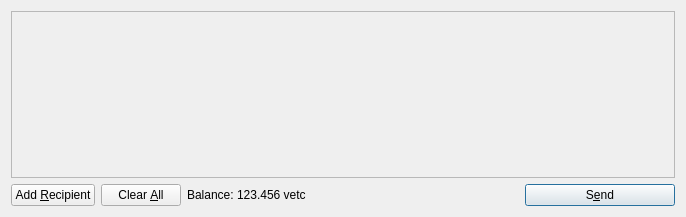
<?xml version="1.0" encoding="UTF-8"?>
<ui version="4.0">
 <class>SendCoinsDialog</class>
 <widget class="QDialog" name="SendCoinsDialog">
  <property name="geometry">
   <rect>
    <x>0</x>
    <y>0</y>
    <width>686</width>
    <height>217</height>
   </rect>
  </property>
  <property name="windowTitle">
   <string>Send Coins</string>
  </property>
  <layout class="QVBoxLayout" name="verticalLayout">
   <item>
    <widget class="QScrollArea" name="scrollArea">
     <property name="widgetResizable">
      <bool>true</bool>
     </property>
     <widget class="QWidget" name="scrollAreaWidgetContents">
      <property name="geometry">
       <rect>
        <x>0</x>
        <y>0</y>
        <width>666</width>
        <height>165</height>
       </rect>
      </property>
      <layout class="QVBoxLayout" name="verticalLayout_2">
       <property name="margin">
        <number>0</number>
       </property>
       <item>
        <layout class="QVBoxLayout" name="entries">
         <property name="spacing">
          <number>6</number>
         </property>
        </layout>
       </item>
       <item>
        <spacer name="verticalSpacer">
         <property name="orientation">
          <enum>Qt::Vertical</enum>
         </property>
         <property name="sizeHint" stdset="0">
          <size>
           <width>20</width>
           <height>40</height>
          </size>
         </property>
        </spacer>
       </item>
      </layout>
     </widget>
    </widget>
   </item>
   <item>
    <layout class="QHBoxLayout" name="horizontalLayout">
     <item>
      <widget class="QPushButton" name="addButton">
       <property name="toolTip">
        <string>Send to multiple recipients at once</string>
       </property>
       <property name="text">
        <string>Add &amp;Recipient</string>
       </property>
       <property name="icon">
        <iconset resource="../bitcoin.qrc">
         <normaloff>:/icons/add</normaloff>:/icons/add</iconset>
       </property>
       <property name="autoDefault">
        <bool>false</bool>
       </property>
      </widget>
     </item>
     <item>
      <widget class="QPushButton" name="clearButton">
       <property name="sizePolicy">
        <sizepolicy hsizetype="Minimum" vsizetype="Fixed">
         <horstretch>0</horstretch>
         <verstretch>0</verstretch>
        </sizepolicy>
       </property>
       <property name="toolTip">
        <string>Remove all transaction fields</string>
       </property>
       <property name="text">
        <string>Clear &amp;All</string>
       </property>
       <property name="icon">
        <iconset resource="../bitcoin.qrc">
         <normaloff>:/icons/remove</normaloff>:/icons/remove</iconset>
       </property>
       <property name="autoRepeatDelay">
        <number>300</number>
       </property>
       <property name="autoDefault">
        <bool>false</bool>
       </property>
      </widget>
     </item>
     <item>
      <layout class="QHBoxLayout" name="horizontalLayout_2">
       <property name="spacing">
        <number>3</number>
       </property>
       <item>
        <widget class="QLabel" name="label">
         <property name="text">
          <string>Balance:</string>
         </property>
        </widget>
       </item>
       <item>
        <widget class="QLabel" name="labelBalance">
         <property name="cursor">
          <cursorShape>IBeamCursor</cursorShape>
         </property>
         <property name="text">
          <string>123.456 vetc</string>
         </property>
         <property name="textInteractionFlags">
          <set>Qt::LinksAccessibleByMouse|Qt::TextSelectableByKeyboard|Qt::TextSelectableByMouse</set>
         </property>
        </widget>
       </item>
      </layout>
     </item>
     <item>
      <spacer name="horizontalSpacer">
       <property name="orientation">
        <enum>Qt::Horizontal</enum>
       </property>
       <property name="sizeHint" stdset="0">
        <size>
         <width>40</width>
         <height>20</height>
        </size>
       </property>
      </spacer>
     </item>
     <item>
      <widget class="QPushButton" name="sendButton">
       <property name="minimumSize">
        <size>
         <width>150</width>
         <height>0</height>
        </size>
       </property>
       <property name="toolTip">
        <string>Confirm the send action</string>
       </property>
       <property name="text">
        <string>S&amp;end</string>
       </property>
       <property name="icon">
        <iconset resource="../bitcoin.qrc">
         <normaloff>:/icons/send</normaloff>:/icons/send</iconset>
       </property>
       <property name="default">
        <bool>true</bool>
       </property>
      </widget>
     </item>
    </layout>
   </item>
  </layout>
 </widget>
 <resources>
  <include location="../bitcoin.qrc"/>
 </resources>
 <connections/>
</ui>
